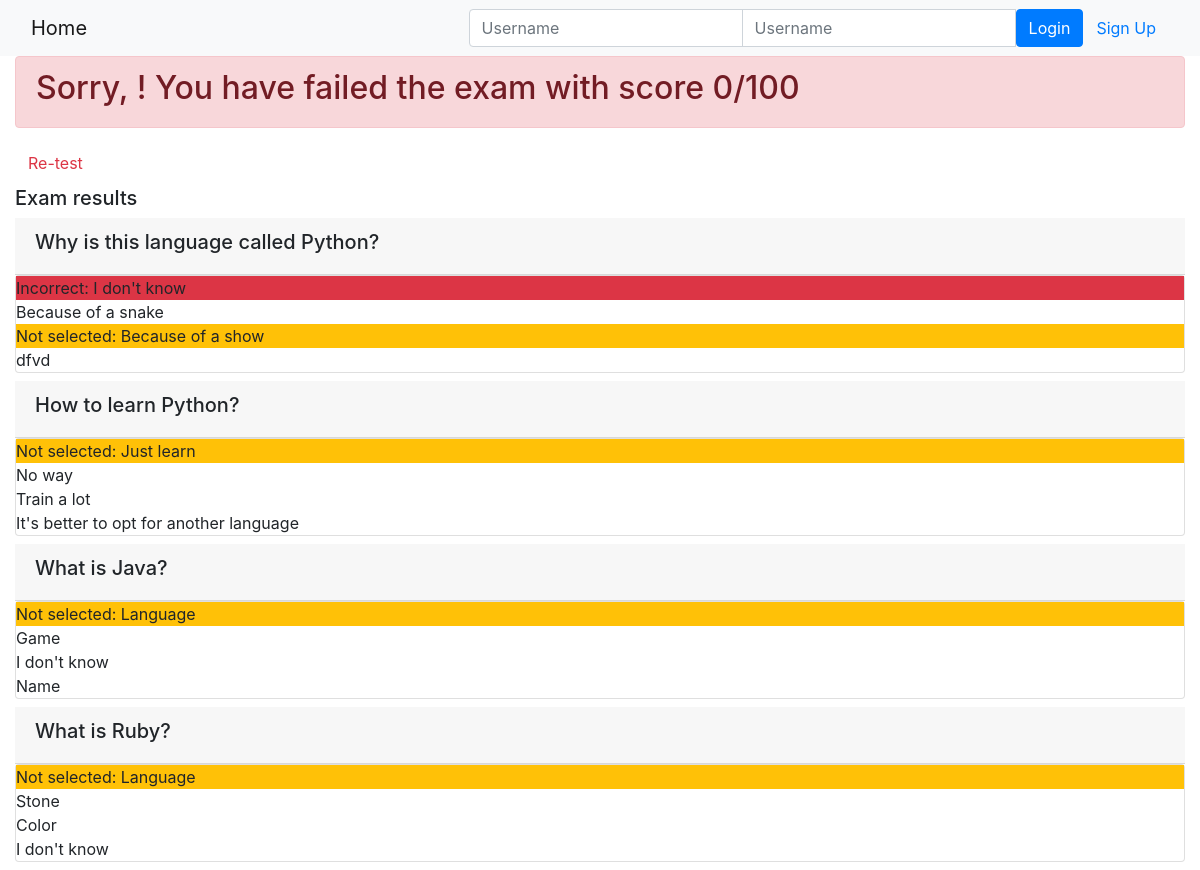
/onlinecourse/course/2/submission/2/result/, run on the app's committed database.
### onlinecourse/models.py (models this page shows, shortened)
class Question(models.Model):
    lesson = models.ForeignKey(Lesson, on_delete=models.CASCADE)
    text = models.TextField()
    grade = models.IntegerField()
    def is_get_score(self, selected_ids):
        correct_choices = self.choices.filter(is_correct=True)
        correct_ids = set(correct_choices.values_list('id', flat=True))
        if correct_ids == selected_ids:
            return True
        else:
            return False

class Choice(models.Model):
    question = models.ForeignKey(Question, on_delete=models.CASCADE, related_name='choices')
    text = models.TextField()
    is_correct = models.BooleanField(default=False)

### onlinecourse/views.py (the view)
def show_exam_result(request, course_id, submission_id):
    course = Course.objects.get(id=course_id)
    submission_obj = Submission.objects.get(id=submission_id)
    choices = submission_obj.choices.all()
    total_score = 0
    selected_ids = []  # Список id всех выбранных ответов в экзамене
    questions = []  # Список вопросов, на которые давались ответы в экзамене
    for choice in choices:
        selected_ids.append(choice.id)
        questions.append(choice.question)
    questions = set(questions)
    for question in questions:
        selected_choices = question.choices.filter(id__in=selected_ids)  # Список выбранных ответов в вопросе
        selected_ids_in_question = set(
            selected_choices.values_list('id', flat=True))  # Множество id выбранных ответов в одном вопросе
        if question.is_get_score(selected_ids_in_question):
            total_score += question.grade
    context = {'course': course,
               'total_score': total_score,
               'selected_ids': selected_ids}
    return render(request, 'onlinecourse/exam_result_bootstrap.html', context)

### onlinecourse/templates/onlinecourse/exam_result_bootstrap.html (shortened to what this page needs)
<!DOCTYPE html>
<html lang="en">
<head>
    {% load static %}
    <link rel="stylesheet" href="https://maxcdn.bootstrapcdn.com/bootstrap/4.5.2/css/bootstrap.min.css">
</head>
<body>
 <nav class="navbar navbar-light bg-light">
    <div class="container-fluid">
        <div class="navbar-header">
              <a class="navbar-brand" href="{% url 'onlinecourse:index' %}">Home</a>
        </div>
        <ul class="nav navbar-nav navbar-right">
            {% if user.is_authenticated %}
            <li>
                <a class="btn btn-link" href="#">{{ user.first_name }}({{ user.username }})</a>
                <a class="btn btn-link" href="{% url 'onlinecourse:logout' %}">Logout</a>
            </li>
            {% else %}
            <li>
                <form class="form-inline" action="{% url 'onlinecourse:login' %}" method="post">
                    <div class="input-group">
                        <input type="text" class="form-control" placeholder="Username" name="username" >
                        <input type="password" class="form-control" placeholder="Username" name="psw" >
                        <button class="btn btn-primary" type="submit">Login</button>
                        <a class="btn btn-link" href="{% url 'onlinecourse:registration' %}">Sign Up</a>
                    </div>
                </form>
            </li>
            {% endif %}
        </ul>
    </div>
</nav>
<div class="container-fluid">
    {% if total_score > 80 %}
    <div class="alert alert-success">
        <h2>Congratulations, {{ request.user.username }}!
            You have passed the exam and completed the course with score {{ total_score }}/100</h2>
    </div>
        {% else %}
        <div class="alert alert-danger">
            <h2>Sorry, {{ request.user.username }}!
                You have failed the exam with score {{ total_score }}/100</h2>
        </div>
        <a class="btn btn-link text-danger" href="{% url 'onlinecourse:course_details' course.id %}">Re-test</a>
        {% endif %}
        <div class="card-columns-vertical mt-1">
        <h5 class="">Exam results</h5>
            {% for lesson in course.lesson_set.all %}
                {% for question in lesson.question_set.all %}
                        <div class="card-header"><h5>{{ question.text }}</h5></div>
                    <div class="card mb-2">
                    {% for choice in question.choices.all %}
                        {% if choice.is_correct and choice.id in selected_ids %}
                            <div class="bg-success">Correct answer: {{ choice.text }}</div>
                        {% elif choice.is_correct %}
                            <div class="bg-warning">Not selected: {{ choice.text }}</div>
                        {% elif not choice.is_correct and choice.id in selected_ids %}
                            <div class="bg-danger">Incorrect: {{ choice.text }}</div>
                        {% elif not choice.is_correct %}
                            {{ choice.text }}<br>
                        {% endif %}
                    {% endfor %}
                    </div>
                {% endfor %}
            {% endfor %}
        </div>
    </div>
</body>
</html>

### data on the page
Question: text "Why is this language called Python?"
Choice: text "I don't know"
Choice: text "Because of a snake"
Choice: text "Because of a show"
Choice: text "dfvd"
Question: text "How to learn Python?"
Choice: text "Just learn"
Choice: text "No way"
Choice: text "Train a lot"
Choice: text "It's better to opt for another language"
Question: text "What is Java?"
Choice: text "Language"
Choice: text "Game"
Choice: text "I don't know"
Choice: text "Name"
Question: text "What is Ruby?"
Choice: text "Language"
Choice: text "Stone"
Choice: text "Color"
Choice: text "I don't know"

### other printed values
{{ total_score }} "0"
